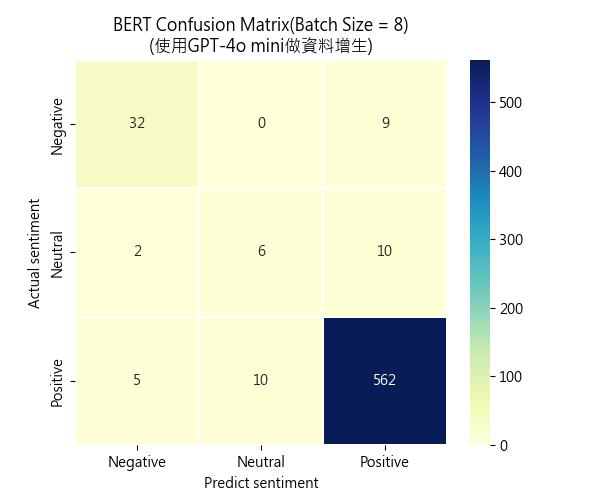
#> input picture new_data/Model_Image/GPT-4o mini/Type2/8_BERT.jpg, 600 x 500 px, found by its file name
$ python confusion_matrix.py
#> lines starting #> are read from the running program, lines starting #| are printed output that depends on the picture
import numpy as np
import seaborn as sns
import matplotlib.pyplot as plt
import matplotlib
from PIL import Image

CAMP_TYPE = "Type2"
CURRENT_MODEL="BERT"  # MultilingualBERT # DistilBERT # RoBERTa # ALBERT # BERT
DATA_TYPE="GPT-4o mini" # GPT-4o mini
data = np.array([(32, 0, 9), (2, 6, 10), (5, 10, 562)])


labels = ['Negative', 'Neutral', 'Positive']

# Create the heatmap
matplotlib.rc('font', family='Microsoft JhengHei')
plt.figure(figsize=(6, 5))
sns.heatmap(data, annot=True, cmap='YlGnBu', fmt='d', linewidths=0.1, xticklabels=labels, yticklabels=labels)

plt.ylabel('Actual sentiment')
plt.xlabel('Predict sentiment')
plt.title(f"{CURRENT_MODEL} Confusion Matrix(Batch Size = 8)\n(使用{DATA_TYPE}做資料增生)")
# plt.title(f"{CURRENT_MODEL} Confusion Matrix(Batch Size = 8)")
plt.savefig(fname=f"{DATA_TYPE}\\{CAMP_TYPE}\\8_{CURRENT_MODEL}.jpg")
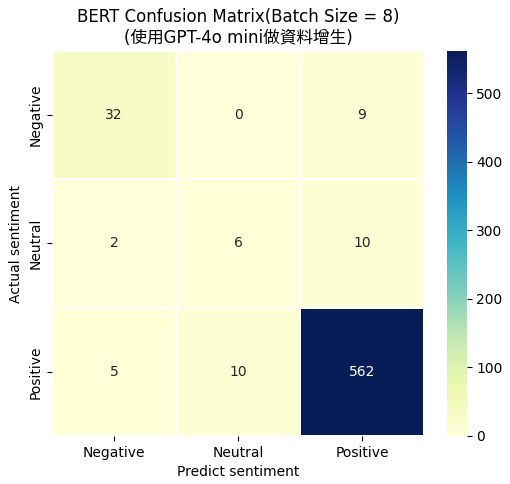
#> figure drawn by matplotlib, 2 panels

plt.close()


data = np.array([(28, 0, 13), (0, 7, 11), (2, 4, 571)])
plt.figure(figsize=(6, 5))
sns.heatmap(data, annot=True, cmap='YlGnBu', fmt='d', linewidths=0.1, xticklabels=labels, yticklabels=labels)

plt.ylabel('Actual sentiment')
plt.xlabel('Predict sentiment')
plt.title(f"{CURRENT_MODEL} Confusion Matrix(Batch Size = 16)\n(使用{DATA_TYPE}做資料增生)")
# plt.title(f"{CURRENT_MODEL} Confusion Matrix(Batch Size = 16)")

plt.savefig(fname=f"{DATA_TYPE}\\{CAMP_TYPE}\\16_{CURRENT_MODEL}.jpg")


# 打開兩張圖片
img1 = Image.open(f"{DATA_TYPE}\\{CAMP_TYPE}\\8_{CURRENT_MODEL}.jpg")
#> img1 is the input picture: PIL image 600x500 RGB; mean R, G, B 234, 237, 223.1
img2 = Image.open(f"{DATA_TYPE}\\{CAMP_TYPE}\\16_{CURRENT_MODEL}.jpg")
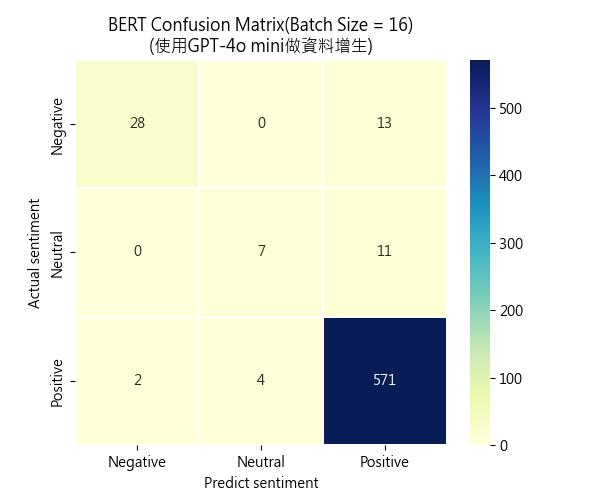
#> input picture 實驗結果/Model_Image/GPT-4o mini/Type2/16_BERT.jpg, 600 x 500 px, found by its file name
#> img2 is the input picture: PIL image 600x500 RGB; mean R, G, B 234, 237, 223.5

# 確保兩張圖片尺寸相同（可選擇縮放）
img2 = img2.resize(img1.size)

# 水平合併（side by side）
merged_h = Image.new("RGB", (img1.width + img2.width, img1.height))
#> merged_h: PIL image 1200x500 RGB; every value is 0
merged_h.paste(img1, (0, 0))
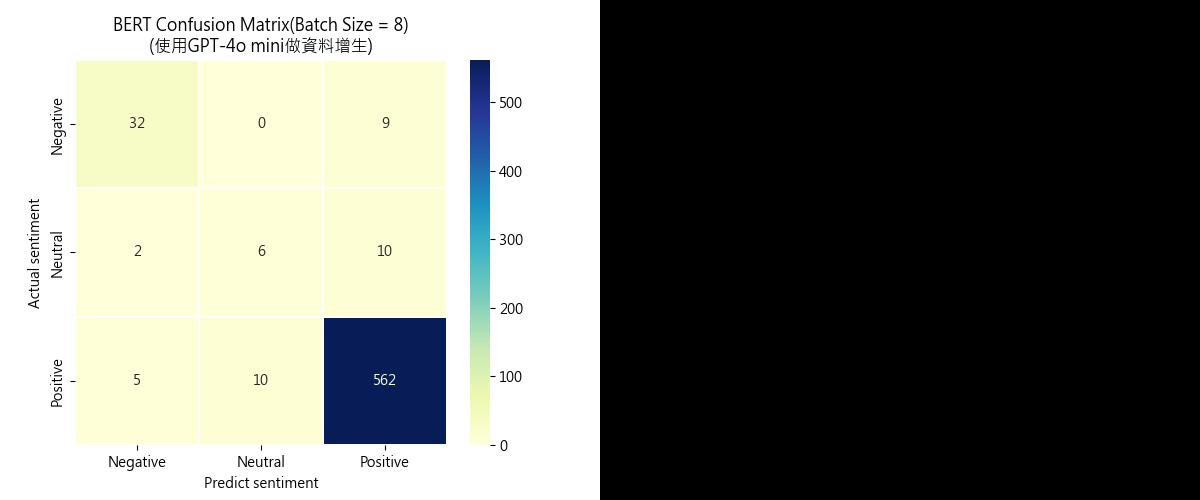
#> merged_h: PIL image 1200x500 RGB; mean R, G, B 117, 118.5, 111.5
merged_h.paste(img2, (img1.width, 0))
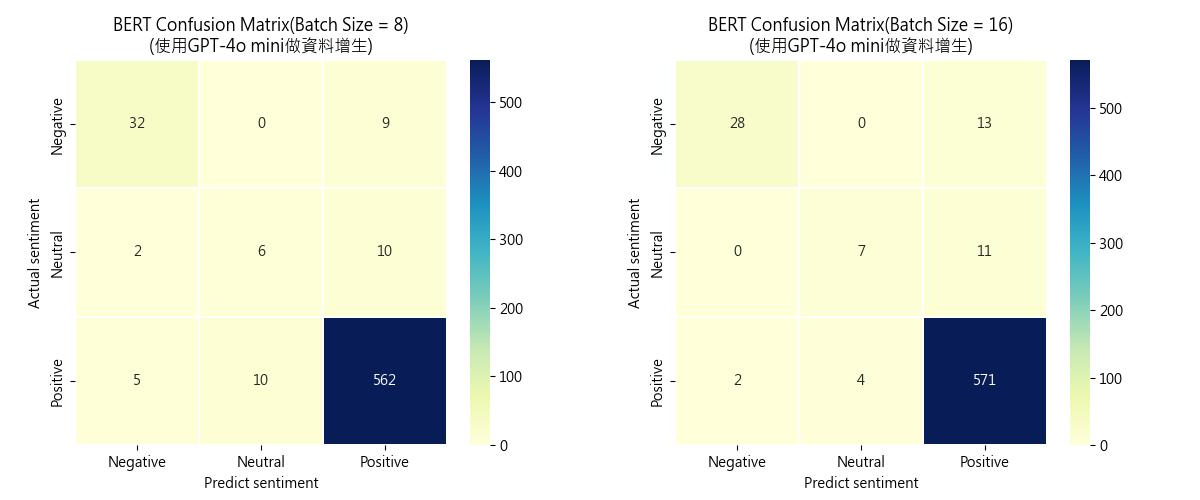
#> merged_h: PIL image 1200x500 RGB; mean R, G, B 234, 237, 223.3
merged_h.save(f"{DATA_TYPE}\\{CAMP_TYPE}\\{CURRENT_MODEL}.jpg")
